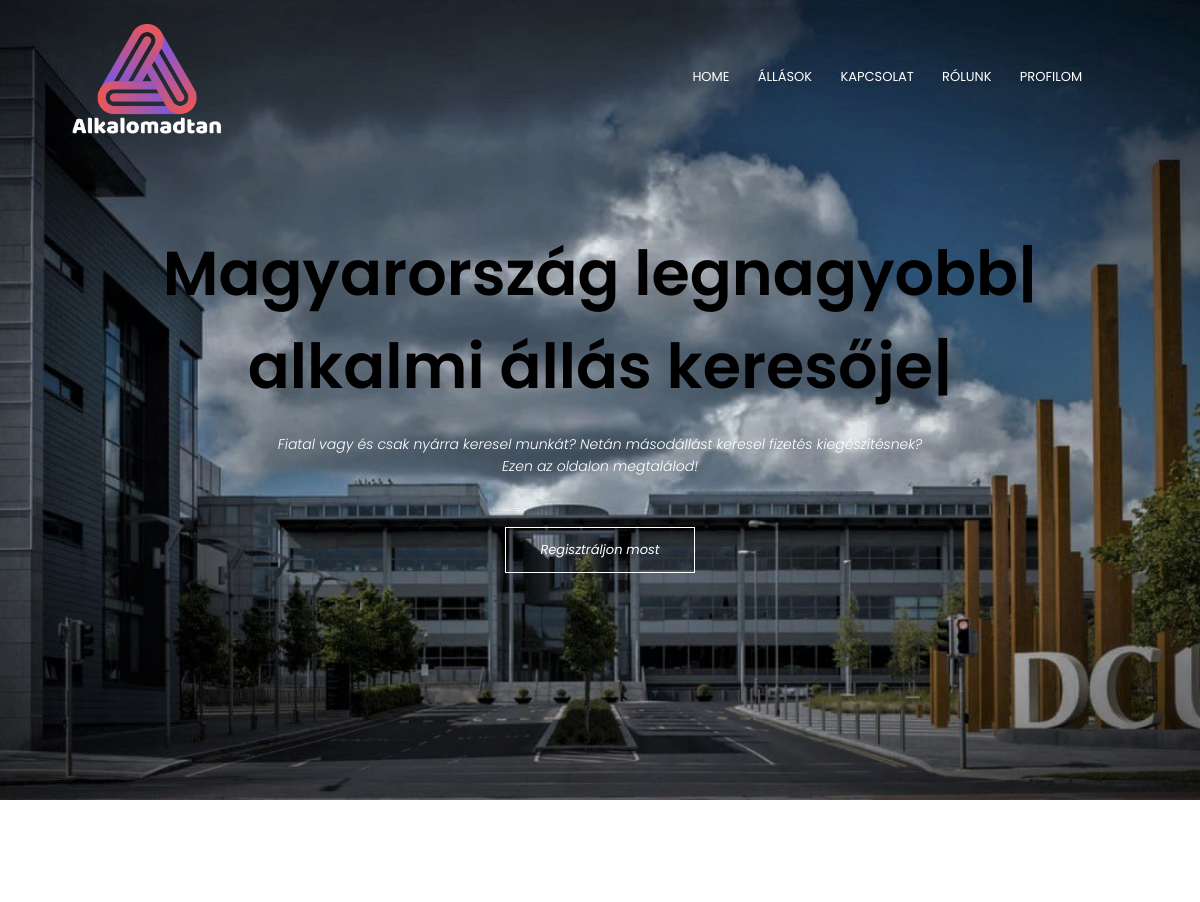
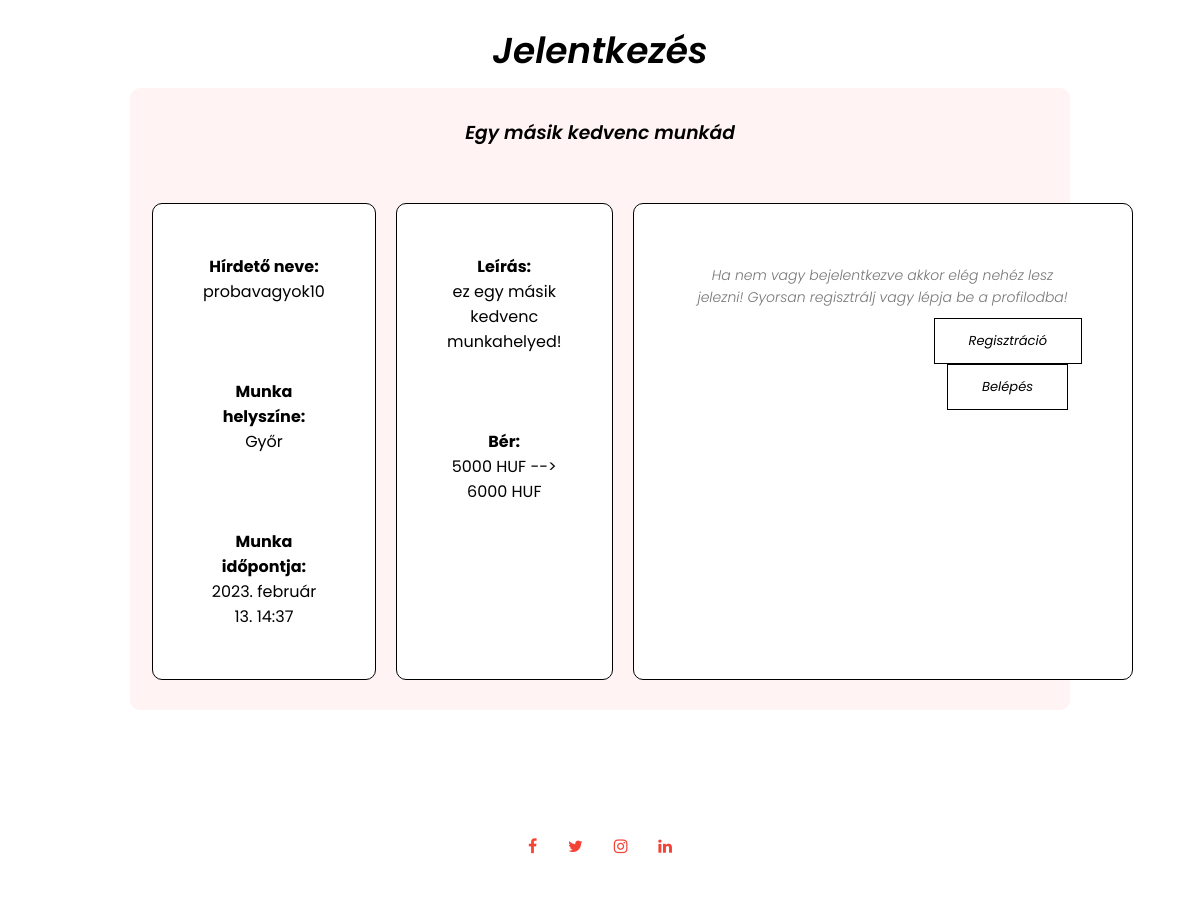
The page /munkak/6 on the database its author committed (2 pictures, top to bottom).
### app/models.py (models this page shows)
class Munka(models.Model):
    class Meta:
        ordering = ["-katt"]
    nev = models.CharField(max_length=255, null=False)
    leiras = models.TextField(default="", null=False)
    helye = models.CharField(default="", max_length=255)
    katt = models.IntegerField(default=0)
    publikalo = models.ForeignKey(settings.AUTH_USER_MODEL, on_delete=models.CASCADE)
    berMin = models.IntegerField(null=False)
    berMax = models.IntegerField(null=True)
    munkaKezd = models.DateTimeField()
    def __str__(self):
        return f"Azon:{self.id}, Munka neve: {self.nev}, publikáló: {self.publikalo}"

### app/views.py (the view)
# urls.py: path("munkak/<int:munka_Id>", views.MunkaMegtekinto, name="MunkaReszlet"),
def MunkaMegtekinto(request, munka_Id):
    print(f"MunkaMegtekinto(request, {munka_Id}) / Részletes munka megtekintő")
    eredmeny = ""
    try:
        eredmeny = Munka.objects.get(id=munka_Id)
        eredmeny.katt = eredmeny.katt+1
        eredmeny.save()
    except ObjectDoesNotExist:
        print("Nem található ilyen munka")
        eredmeny = "Nem volt ilyen munka"
    except MultipleObjectsReturned:
        print("Több munka van ezen az Id-n")
        eredmeny = "Több munka van ezen az id-n"
    print(eredmeny)
    print(type(eredmeny))
    print(eredmeny.helye)
    if request.POST:
        munkaJelentkezes = JelentkezesFormModel(request.POST, request.FILES)
        if munkaJelentkezes.is_valid():
            jelentkezesMento = munkaJelentkezes.save(commit=False)
            jelentkezesMento.munkaVallalo = User.objects.get(id=request.user.id)
            jelentkezesMento.ido = django.utils.timezone.now()
            jelentkezesMento.felhID = str(request.user.id)
            jelentkezesMento.munka = Munka.objects.get(id=munka_Id)
            jelentkezesMento.save()
            print(jelentkezesMento)
            redirect("ProfilJelentkezesek")
    else:
        munkaJelentkezes = JelentkezesFormModel()
    template = loader.get_template("app/jobApply.html")
    context = {
        "cim": "Profilod",
        "munka": eredmeny,
        "form": munkaJelentkezes
        }
    return HttpResponse(template.render(context,request))

### app/templates/app/jobApply.html (shortened to what this page needs)
{% extends 'app/layout/commonhead1.html' %}
{% block content %}
{% load static %}
<section class="jobs">
    <h1>Jelentkezés</h1>
        <div class="jobs-col job-apply">
            <h3>{{munka.nev}}</h3>
            <div class="row">
                <div class="description">
                    <h4>Hírdető neve:</h4>
                    <span>
                        {{munka.publikalo}}
                    </span>
                    <br><br><br><br>
                    <h4>Munka helyszíne:</h4>
                    <span>
                        {{munka.helye}}
                    </span>
                    <br><br><br><br>
                    <h4>Munka időpontja:</h4>
                    <span>
                        {{munka.munkaKezd}}
                    </span>
                </div>
                <div class="description">
                    <h4>Leírás:</h4>
                    <span>
                        {{munka.leiras}}
                    </span>
                    <br><br><br><br>
                    <h4>Bér:</h4>
                    <span>
                        {% if munka.berMax is None %}
                        {{munka.berMin}} HUF
                        {% else %}
                        {{munka.berMin}} HUF --> {{munka.berMax}} HUF
                        {% endif %}
                    </span>
                </div>
                <div class="description">
                    <div class="contact">
                        {% if user.is_authenticated %}
                            {% if form.errors %}
                            <ul class="errors">
                                {% for error in form.errors %}
                                    <li>{{ error }}</li>
                                {% endfor %}
                            </ul>
                            {% endif %}
                        {% comment %} form generálás {% endcomment %}
                        <form method="POST" enctype="multipart/form-data">
                            {% csrf_token %}
                            {% for field in form %}
                            <div>
                                <label>{{field.label}}</label>
                                <br>
                                {{field}}
                            </div>
                            {% endfor %}
                            <input type="submit" value="Elküld" class="hero-btn black-btn"/>
                        </form>
                        {% else %}
                            <div>
                                <p>Ha nem vagy bejelentkezve akkor elég nehéz lesz jelezni! Gyorsan regisztrálj vagy lépja be a profilodba!</p>
                                <a class="hero-btn black-btn place-btn" href="{% url 'tesztRegisztral' %}">Regisztráció</a>
                                <a class="hero-btn black-btn place-btn" href="{% url 'bejelentkezes_auth' %}">Belépés</a>
                            </div>
                        {% endif %}
                    </div>
                </div>
            </div>
        </div>
</section>
{% endblock %}

### app/static/style.css (style rules this page uses)
* { margin: 0; padding: 0; font-family: 'Poppins', sans-serif; }
.hero-btn { display: inline-block; text-decoration: none; color: #fff; border: 1px solid #fff; padding: 12px 34px; font-size: 13px; background: transparent; position: relative; cursor: pointer; }
.jobs { width: 80%; margin: auto; text-align: center; padding-top: 100px; }
h1 { font-size: 36px; font-weight: 600; }
p { color: #777; font-size: 14px; font-weight: 300; line-height: 22px; padding: 10px; }
.row { margin-top: 5%; display: flex; justify-content: space-between; }
.jobs-col { flex-basis: 31%; background-color: #fff3f3; border-radius: 10px; margin-bottom: 5%; padding: 20px 12px; box-sizing: border-box; transition: 0.5s; }
h3 { text-align: center; font-weight: 600; margin: 10px 0; }
.black-btn { border: 1px solid #000; background: transparent; color: #000; }
.place-btn { margin-left: 250px; }
.description { width: 500px; justify-content: space-between; background-color: #fff; border-radius: 10px; padding: 50px; margin: 10px 10px; box-sizing: border-box; border: #000 1px solid; }
@media (max-width:1200px) { .jobs-col { margin: 10px; } }
.jobs h1 { color: black; }
.jobs-col h3 { color: black; }
.description h4, span, label { color: black; font-style:normal; }

### rows shown on the page
Munka: nev "Egy másik kedvenc munkád", publikalo "probavagyok10", helye "Győr", munkaKezd "2023. február 13. 14:37", leiras "ez egy másik kedvenc munkahelyed!", berMin "5000", berMax "6000"
